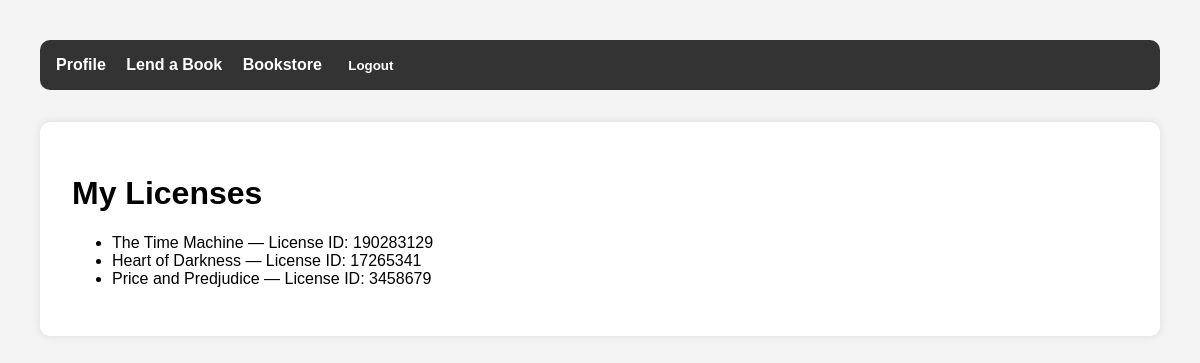
/licenses/ (signed in), run on the app's committed database.
### licenses/models.py (models this page shows, shortened)
class FakeLicense(models.Model):
    license_id = models.CharField(max_length=100)
    book_title = models.CharField(max_length=255)
    owner = models.ForeignKey(User, on_delete=models.CASCADE)

### licenses/views.py (the view)
# urls.py: path('', views.my_licenses, name='licensing'),
@login_required
def my_licenses(request):
    licenses = FakeLicense.objects.filter(owner=request.user)
    return render(request, 'my_licenses.html', {'licenses': licenses})

### licenses/templates/my_licenses.html
{% extends "base.html" %}
{% block content%}
    <h1>My Licenses</h1>
    <ul>
        {% for license in licenses %}
            <li>
                {{ license.book_title }} — License ID: {{ license.license_id }}
            </li>
        {% empty %}
            <li>You have no licenses.</li>
        {% endfor %}
    </ul>
{%endblock%}

### templates/base.html (style rules this page uses)
body { font-family: Arial, sans-serif; padding: 2rem; background: #f4f4f4; }

### data on the page
FakeLicense: book_title "The Time Machine", license_id "190283129"
FakeLicense: book_title "Heart of Darkness", license_id "17265341"
FakeLicense: book_title "Price and Predjudice", license_id "3458679"
